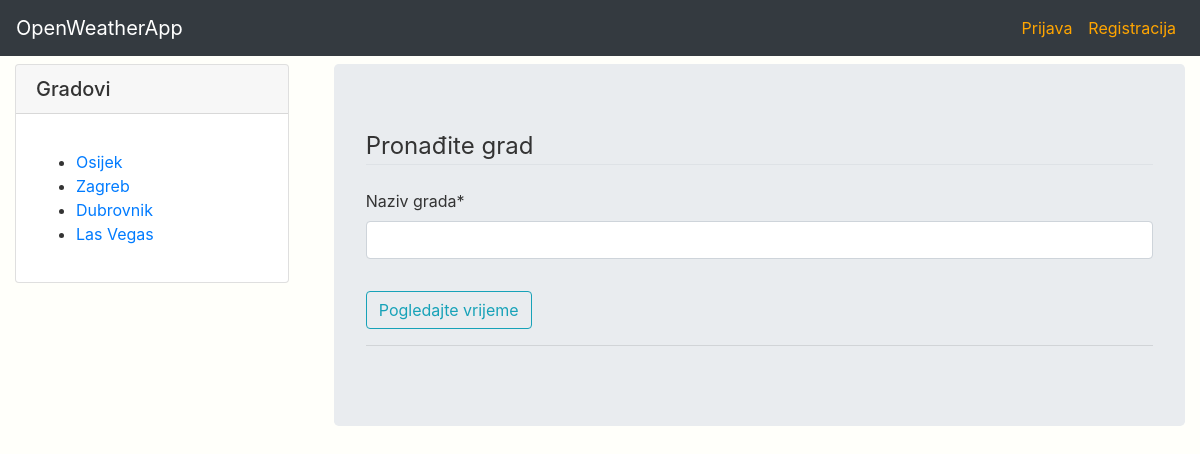
The page / on the database its author committed.
### openweather/models.py (models this page shows, shortened)
class WeatherCity(models.Model):
    name = models.CharField(max_length=100)
    featured = models.BooleanField(default=False)
    favourite = models.ManyToManyField(settings.AUTH_USER_MODEL, blank=True)
    api_id = models.IntegerField(default=0)

### openweather/views.py (the view, shortened to what this page needs)
# urls.py: path('', BaseView.as_view(), name='home'),
class BaseView(APIView):
    permission_classes = [permissions.AllowAny,]
    renderer_classes = [TemplateHTMLRenderer]
    def get(self, request, *args, **kwargs):
        favourite_cities = user_views.favourites(request)
        forma = forms.SearchForm()
        feat_cities = sidelist(request)
        return Response({'feat_cities': feat_cities, 'form': forma, 'favourite_cities': favourite_cities}, template_name="base.html")

### openweather/forms.py
class SearchForm(forms.Form):
    name = forms.CharField(label='Naziv grada', max_length=100)

### openweather/views.py (called while the page is built)
def sidelist(request):
    queryset = WeatherCity.objects.filter(featured=True)
    serializer = serializers.CityListSerializer(queryset, many=True).data
    return serializer

### users/views.py (called while the page is built)
def favourites(request):
    queryset = 0
    if request.user.is_authenticated:
        user = request.user
        queryset = user.weathercity_set.all()
        return queryset
    else:
        return queryset

### openweather/templates/base.html (shortened to what this page needs)
{% load static %}
{% load crispy_forms_tags %}
<!DOCTYPE html>
<html lang="en">
<head>
  <link rel="stylesheet" href="https://stackpath.bootstrapcdn.com/bootstrap/4.4.1/css/bootstrap.min.css"
>
  <link rel="stylesheet" type="text/css" href="{% static 'openweather/main.css' %}">
</head>
<body>
  <div class="row">
    <header class="site-header">
      <nav class="navbar navbar-expand-lg navbar-light bg-dark fixed-top">
        <a class="navbar-brand" style="color:white" href="{% url 'home' %}">OpenWeatherApp</a>
        <div class="collapse navbar-collapse" id="navbarNavAltMarkup">
          <div class="navbar-nav ml-auto">
            {% if user.is_authenticated %}
            <a class="nav-item nav-link" href="{% url 'profile' pk=user.id %}">Profil</a>
            <a class="nav-item nav-link" href="{% url 'logout' %}">Odjava</a>
            {% else %}
            <a class="nav-item nav-link" href="{% url 'login' %}">Prijava</a>
            <a class="nav-item nav-link" href="{% url 'register' %}">Registracija</a>
            {% endif %}
          </div>
        </div>
      </nav>
    </header>
  </div>
  <div class="row ml-auto" style="margin-top: 2rem;">
    <div class="col-md-3">
      {% block card %}
      <div class="card">
        <h5 class="card-header">
          Gradovi
        </h5>
        <div class="card-body">
          <p class="card-text">
            <ul>
              {% for city in feat_cities %}
              <li><a href="{% url 'city-weather' name=city.name %}">{{ city.name }}</a></li>
              {% endfor %}
            </ul>
          </p>
        </div>
      </div>
      {% endblock %}
    </div>
    <div class="col-md-9">
      <main role="main" class="container">
        {% block content %}
        <div class="jumbotron">
          <form method="POST">
            <fieldset class="form-group">
              <legend class="border-bottom mb-4">Pronađite grad</legend>
              {{ form|crispy }}
            </fieldset>
            <div class="form-group">
              <button class="btn btn-outline-info" type="submit">Pogledajte vrijeme</button>
            </div>
          </form>
          <hr>
        </div>
        {% endblock %}
      </main>
    </div>
  </div>
</body>
</html>

### openweather/static/openweather/main.css (style rules this page uses)
body { background: #fffffa; color: #333333; margin-top: 2rem; }
.site-header .navbar-nav .nav-link { color: orange; }

### rows shown on the page
WeatherCity: name "Osijek"
WeatherCity: name "Zagreb"
WeatherCity: name "Dubrovnik"
WeatherCity: name "Las Vegas"
